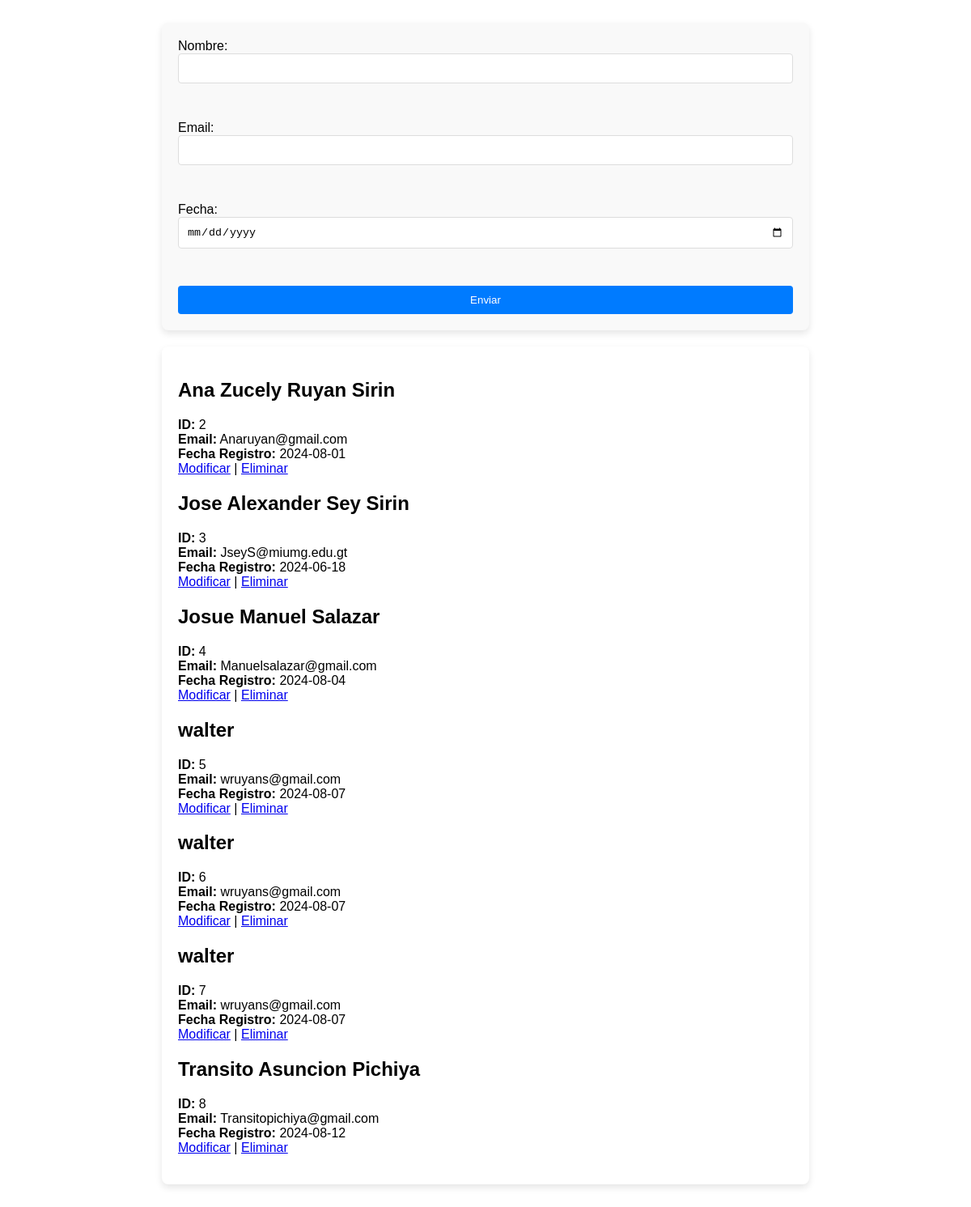
The page / on the database its author committed.
### tables this page shows
CREATE TABLE `datos` (
  `id` int(11) NOT NULL,
  `nombre` varchar(50) DEFAULT NULL,
  `email` varchar(50) DEFAULT NULL,
  `fecha_reg` date DEFAULT NULL
);

### mostrar.php (the view)
<?php
$inc = include("ConexionPDO2.php");
if($inc){
    $consulta = "SELECT * FROM datos";
    $resultado = $con->query($consulta);
    if($resultado){
        while($row=$resultado->fetch(PDO::FETCH_ASSOC)){
            $id = $row['id'];
            $nombre = $row['nombre'];
            $email = $row['email'];
            $fecha_reg = $row['fecha_reg'];
            ?>
            <div>
                <h2><?php echo $nombre; ?></h2>
            </div>
                <p>
                    <b>ID:</b> <?php echo $id; ?> <br>
                    <b>Email:</b> <?php echo $email; ?> <br>
                    <b>Fecha Registro:</b> <?php echo $fecha_reg; ?> <br>
                    <a href="modificar.php?id=<?php echo $id; ?>">Modificar</a> |
                    <a href="eliminar.php?id=<?php echo $id; ?>" onclick="return confirm('¿Estás seguro de que deseas eliminar este registro?');">Eliminar</a>
                </p>
            <?php
        }
    }else {
        echo "Error al ejecutar la consulta";
    }
}
?>

### index.php (shortened to what this page needs)
<!DOCTYPE html>
<html lang="en">
<head>
    <link rel="stylesheet" href="styles.css">
</head>
<body>
<div class="container">
    <div class="form-container">
        <?php
        include("insertar.php");
        ?>
    </div>
    <div class="table-container">
        <?php
        include("mostrar.php");
        ?>
    </div>
</div>
</body>
</html>

### insertar.php (shortened to what this page needs)
<?php
if(!$_POST){
    ?>
<form Method="post" action="insertar.php">
    Nombre: <input type="text" name="nombre">
    <br>
    <br>
    Email: <input type="text" name="email">
    <br>
    <br>
    Fecha: <input type="date" name="fecha_reg">
    <br>
    <br>
    <input type="submit" value="Enviar">
</form>
<?php
}
?>

### styles.css (style rules this page uses)
.container { max-width: 800px; margin: 0 auto; padding: 20px; font-family: Arial, sans-serif; }
.form-container { background-color: #f9f9f9; border-radius: 8px; padding: 20px; box-shadow: 0 4px 8px rgba(0, 0, 0, 0.1); margin-bottom: 20px; }
.form-container form { display: flex; flex-direction: column; }
.form-container form input[type="text"], .form-container form input[type="email"], .form-container form input[type="date"] { padding: 10px; margin-bottom: 10px; border: 1px solid #ddd; border-radius: 4px; }
.form-container form input[type="submit"] { background-color: #007bff; color: white; border: none; padding: 10px; border-radius: 4px; cursor: pointer; }
.table-container { background-color: #ffffff; border-radius: 8px; padding: 20px; box-shadow: 0 4px 8px rgba(0, 0, 0, 0.1); }

### rows shown on the page
datos: nombre "Ana Zucely Ruyan Sirin", id "2", email "Anaruyan@gmail.com", fecha_reg "2024-08-01"
datos: nombre "Jose Alexander Sey Sirin", id "3", email "JseyS@miumg.edu.gt", fecha_reg "2024-06-18"
datos: nombre "Josue Manuel Salazar", id "4", email "Manuelsalazar@gmail.com", fecha_reg "2024-08-04"
datos: nombre "walter", id "5", email "wruyans@gmail.com", fecha_reg "2024-08-07"
datos: nombre "walter", id "6", email "wruyans@gmail.com", fecha_reg "2024-08-07"
datos: nombre "walter", id "7", email "wruyans@gmail.com", fecha_reg "2024-08-07"
datos: nombre "Transito Asuncion Pichiya", id "8", email "Transitopichiya@gmail.com", fecha_reg "2024-08-12"
